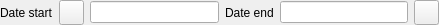
<?xml version="1.0" encoding="UTF-8"?>
<ui version="4.0">
 <class>WDate2</class>
 <widget class="QWidget" name="WDate2">
  <property name="geometry">
   <rect>
    <x>0</x>
    <y>0</y>
    <width>439</width>
    <height>25</height>
   </rect>
  </property>
  <property name="sizePolicy">
   <sizepolicy hsizetype="Minimum" vsizetype="Preferred">
    <horstretch>0</horstretch>
    <verstretch>0</verstretch>
   </sizepolicy>
  </property>
  <property name="windowTitle">
   <string>Form</string>
  </property>
  <layout class="QHBoxLayout" name="horizontalLayout">
   <property name="sizeConstraint">
    <enum>QLayout::SetMinimumSize</enum>
   </property>
   <property name="leftMargin">
    <number>0</number>
   </property>
   <property name="topMargin">
    <number>0</number>
   </property>
   <property name="rightMargin">
    <number>0</number>
   </property>
   <property name="bottomMargin">
    <number>0</number>
   </property>
   <item>
    <widget class="QLabel" name="label">
     <property name="text">
      <string>Date start</string>
     </property>
    </widget>
   </item>
   <item>
    <widget class="QPushButton" name="btnLeft">
     <property name="minimumSize">
      <size>
       <width>25</width>
       <height>25</height>
      </size>
     </property>
     <property name="maximumSize">
      <size>
       <width>25</width>
       <height>25</height>
      </size>
     </property>
     <property name="focusPolicy">
      <enum>Qt::NoFocus</enum>
     </property>
     <property name="text">
      <string/>
     </property>
     <property name="icon">
      <iconset resource="../Resort/res.qrc">
       <normaloff>:/images/left.png</normaloff>:/images/left.png</iconset>
     </property>
    </widget>
   </item>
   <item>
    <widget class="EDateEdit" name="deStart"/>
   </item>
   <item>
    <widget class="QLabel" name="label_2">
     <property name="text">
      <string>Date end</string>
     </property>
    </widget>
   </item>
   <item>
    <widget class="EDateEdit" name="deEnd"/>
   </item>
   <item>
    <widget class="QPushButton" name="btnRight">
     <property name="minimumSize">
      <size>
       <width>25</width>
       <height>25</height>
      </size>
     </property>
     <property name="maximumSize">
      <size>
       <width>25</width>
       <height>25</height>
      </size>
     </property>
     <property name="focusPolicy">
      <enum>Qt::NoFocus</enum>
     </property>
     <property name="text">
      <string/>
     </property>
     <property name="icon">
      <iconset resource="../Resort/res.qrc">
       <normaloff>:/images/right.png</normaloff>:/images/right.png</iconset>
     </property>
    </widget>
   </item>
  </layout>
 </widget>
 <customwidgets>
  <customwidget>
   <class>EDateEdit</class>
   <extends>QLineEdit</extends>
   <header location="global">edateedit.h</header>
  </customwidget>
 </customwidgets>
 <resources>
  <include location="../Resort/res.qrc"/>
 </resources>
 <connections/>
</ui>
